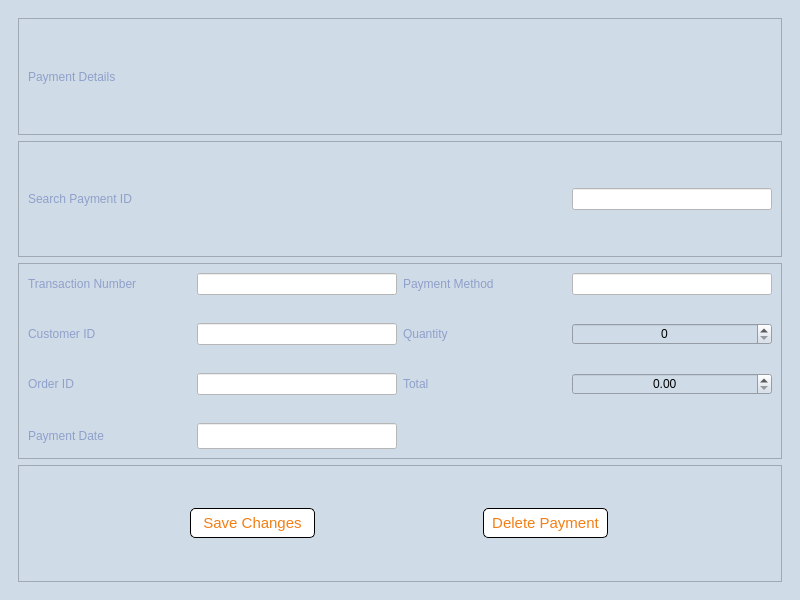
<?xml version="1.0" encoding="UTF-8"?>
<ui version="4.0">
 <class>PaymentDetails</class>
 <widget class="QMainWindow" name="PaymentDetails">
  <property name="geometry">
   <rect>
    <x>0</x>
    <y>0</y>
    <width>800</width>
    <height>600</height>
   </rect>
  </property>
  <property name="windowTitle">
   <string>PaymentDetails</string>
  </property>
  <property name="styleSheet">
   <string notr="true">background-color: #D0DBE8</string>
  </property>
  <widget class="QWidget" name="centralwidget">
   <layout class="QVBoxLayout" name="verticalLayout">
    <item>
     <widget class="QScrollArea" name="PaymentDetails_2">
      <property name="styleSheet">
       <string notr="true">QLineEdit{background-color:white;}



QPushButton{background-color:white;border: 1px solid black; border-radius:5px;color:#F27E14;}



QLabel{color: #8FA0C9;}
QComboBox{background-color:white;}</string>
      </property>
      <property name="frameShape">
       <enum>QFrame::NoFrame</enum>
      </property>
      <property name="widgetResizable">
       <bool>true</bool>
      </property>
      <widget class="QWidget" name="scrollAreaWidgetContents">
       <property name="geometry">
        <rect>
         <x>0</x>
         <y>0</y>
         <width>782</width>
         <height>582</height>
        </rect>
       </property>
       <layout class="QGridLayout" name="gridLayout">
        <item row="0" column="0">
         <widget class="QFrame" name="frame">
          <property name="frameShape">
           <enum>QFrame::StyledPanel</enum>
          </property>
          <property name="frameShadow">
           <enum>QFrame::Raised</enum>
          </property>
          <layout class="QHBoxLayout" name="horizontalLayout">
           <item>
            <widget class="QLabel" name="label">
             <property name="styleSheet">
              <string notr="true">color: #8FA0C9</string>
             </property>
             <property name="text">
              <string>Payment Details</string>
             </property>
            </widget>
           </item>
           <item>
            <widget class="QLabel" name="label_2">
             <property name="maximumSize">
              <size>
               <width>300</width>
               <height>100</height>
              </size>
             </property>
             <property name="text">
              <string/>
             </property>
             <property name="pixmap">
              <pixmap>../../Downloads/Hallywell_Linen_Company.png</pixmap>
             </property>
             <property name="scaledContents">
              <bool>true</bool>
             </property>
            </widget>
           </item>
          </layout>
         </widget>
        </item>
        <item row="1" column="0">
         <widget class="QFrame" name="frame_2">
          <property name="frameShape">
           <enum>QFrame::StyledPanel</enum>
          </property>
          <property name="frameShadow">
           <enum>QFrame::Raised</enum>
          </property>
          <layout class="QHBoxLayout" name="horizontalLayout_3">
           <item>
            <widget class="QLabel" name="label_11">
             <property name="text">
              <string>Search Payment ID</string>
             </property>
            </widget>
           </item>
           <item>
            <widget class="QLineEdit" name="lineEdit_PaymentID">
             <property name="minimumSize">
              <size>
               <width>1</width>
               <height>0</height>
              </size>
             </property>
             <property name="maximumSize">
              <size>
               <width>200</width>
               <height>16777215</height>
              </size>
             </property>
             <property name="maxLength">
              <number>5</number>
             </property>
            </widget>
           </item>
          </layout>
         </widget>
        </item>
        <item row="2" column="0">
         <widget class="QFrame" name="frame_3">
          <property name="frameShape">
           <enum>QFrame::StyledPanel</enum>
          </property>
          <property name="frameShadow">
           <enum>QFrame::Raised</enum>
          </property>
          <layout class="QGridLayout" name="gridLayout_2">
           <property name="verticalSpacing">
            <number>28</number>
           </property>
           <item row="0" column="2">
            <widget class="QLabel" name="label_8">
             <property name="text">
              <string>Payment Method</string>
             </property>
            </widget>
           </item>
           <item row="3" column="3">
            <widget class="QDoubleSpinBox" name="doubleSpinBox_Total">
             <property name="alignment">
              <set>Qt::AlignCenter</set>
             </property>
            </widget>
           </item>
           <item row="3" column="2">
            <widget class="QLabel" name="label_5">
             <property name="text">
              <string>Total</string>
             </property>
            </widget>
           </item>
           <item row="2" column="0">
            <widget class="QLabel" name="label_6">
             <property name="text">
              <string>Customer ID</string>
             </property>
            </widget>
           </item>
           <item row="0" column="3">
            <widget class="QLineEdit" name="lineEdit_PaymentMethod">
             <property name="minimumSize">
              <size>
               <width>5</width>
               <height>0</height>
              </size>
             </property>
             <property name="maximumSize">
              <size>
               <width>200</width>
               <height>16777215</height>
              </size>
             </property>
             <property name="maxLength">
              <number>15</number>
             </property>
            </widget>
           </item>
           <item row="0" column="0">
            <widget class="QLabel" name="label_3">
             <property name="text">
              <string>Transaction Number</string>
             </property>
            </widget>
           </item>
           <item row="0" column="1">
            <widget class="QLineEdit" name="lineEdit_TransactionNumber">
             <property name="minimumSize">
              <size>
               <width>50</width>
               <height>0</height>
              </size>
             </property>
             <property name="maximumSize">
              <size>
               <width>200</width>
               <height>16777215</height>
              </size>
             </property>
             <property name="maxLength">
              <number>65</number>
             </property>
            </widget>
           </item>
           <item row="2" column="3">
            <widget class="QSpinBox" name="spinBox_Quantity">
             <property name="alignment">
              <set>Qt::AlignCenter</set>
             </property>
            </widget>
           </item>
           <item row="2" column="2">
            <widget class="QLabel" name="label_4">
             <property name="text">
              <string>Quantity</string>
             </property>
            </widget>
           </item>
           <item row="3" column="1">
            <widget class="QLineEdit" name="lineEdit_OrderID">
             <property name="minimumSize">
              <size>
               <width>1</width>
               <height>0</height>
              </size>
             </property>
             <property name="maximumSize">
              <size>
               <width>200</width>
               <height>16777215</height>
              </size>
             </property>
             <property name="maxLength">
              <number>8</number>
             </property>
            </widget>
           </item>
           <item row="2" column="1">
            <widget class="QLineEdit" name="lineEdit_CustomerID">
             <property name="minimumSize">
              <size>
               <width>1</width>
               <height>0</height>
              </size>
             </property>
             <property name="maximumSize">
              <size>
               <width>200</width>
               <height>16777215</height>
              </size>
             </property>
             <property name="maxLength">
              <number>5</number>
             </property>
            </widget>
           </item>
           <item row="3" column="0">
            <widget class="QLabel" name="label_7">
             <property name="text">
              <string>Order ID</string>
             </property>
            </widget>
           </item>
           <item row="4" column="0">
            <widget class="QLabel" name="label_9">
             <property name="text">
              <string>Payment Date</string>
             </property>
            </widget>
           </item>
           <item row="4" column="1">
            <widget class="QLineEdit" name="lineEdit_PaymentDate">
             <property name="minimumSize">
              <size>
               <width>6</width>
               <height>0</height>
              </size>
             </property>
             <property name="maximumSize">
              <size>
               <width>200</width>
               <height>16777215</height>
              </size>
             </property>
             <property name="font">
              <font>
               <pointsize>11</pointsize>
              </font>
             </property>
             <property name="maxLength">
              <number>12</number>
             </property>
            </widget>
           </item>
          </layout>
         </widget>
        </item>
        <item row="3" column="0">
         <widget class="QFrame" name="frame_4">
          <property name="frameShape">
           <enum>QFrame::StyledPanel</enum>
          </property>
          <property name="frameShadow">
           <enum>QFrame::Raised</enum>
          </property>
          <layout class="QHBoxLayout" name="horizontalLayout_2">
           <item>
            <widget class="QPushButton" name="pushButton_SaveChanges">
             <property name="maximumSize">
              <size>
               <width>125</width>
               <height>30</height>
              </size>
             </property>
             <property name="font">
              <font>
               <pointsize>11</pointsize>
              </font>
             </property>
             <property name="text">
              <string>Save Changes</string>
             </property>
            </widget>
           </item>
           <item>
            <widget class="QPushButton" name="pushButton_DeletePayment">
             <property name="maximumSize">
              <size>
               <width>125</width>
               <height>30</height>
              </size>
             </property>
             <property name="font">
              <font>
               <pointsize>11</pointsize>
              </font>
             </property>
             <property name="text">
              <string>Delete Payment</string>
             </property>
            </widget>
           </item>
          </layout>
         </widget>
        </item>
       </layout>
      </widget>
     </widget>
    </item>
   </layout>
  </widget>
 </widget>
 <resources/>
 <connections/>
</ui>
